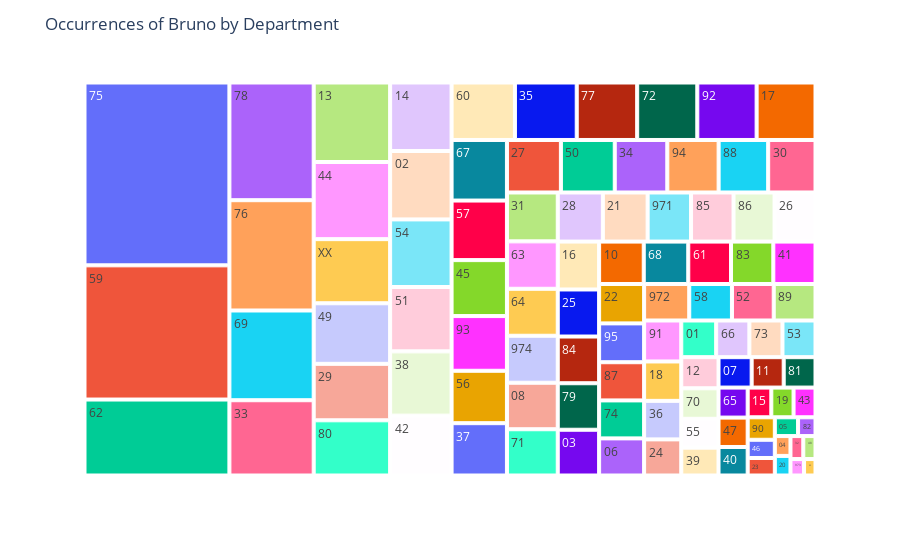

Notebook code cell kept with this figure:
### Markdown cell above
#### Implementation

### Code cell
import pandas as pd
import plotly.express as px

df_cleaned = baby_names.dropna(subset=['preusuel'])
selected_rows = df_cleaned[df_cleaned['preusuel'].str.contains('BRUNO')]
department_counts = selected_rows.groupby('dpt')['nombre'].sum().reset_index()

# Create a treemap using plotly
fig = px.treemap(department_counts, path=['dpt'], values='nombre')
fig.update_layout(title='Occurrences of Bruno by Department')
# Display the treemap
fig.show()

### Figure 1 — Plotly figure (JSON) as saved in the notebook; plotly's stock layout.template omitted (floating-point values rounded to 4 significant figures)
{"data": [{"branchvalues": "total", "domain": {"x": [0, 1], "y": [0, 1]}, "hovertemplate": "labels=%{label}<br>nombre=%{value}<br>parent=%{parent}<br>id=%{id}<extra></extra>", "ids": ["01", "02", "03", "04", "05", "06", "07", "08", "09", "10", "11", "12", "13", "14", "15", "16", "17", "18", "19", "20", "21", "22", "23", "24", "25", "26", "27", "28", "29", "30", "31", "32", "33", "34", "35", "36", "37", "38", "39", "40", "41", "42", "43", "44", "45", "46", "47", "48", "49", "50", "51", "52", "53", "54", "55", "56", "57", "58", "59", "60", "61", "62", "63", "64", "65", "66", "67", "68", "69", "70", "71", "72", "73", "74", "75", "76", "77", "78", "79", "80", "81", "82", "83", "84", "85", "86", "87", "88", "89", "90", "91", "92", "93", "94", "95", "971", "972", "973", "974", "XX"], "labels": ["01", "02", "03", "04", "05", "06", "07", "08", "09", "10", "11", "12", "13", "14", "15", "16", "17", "18", "19", "20", "21", "22", "23", "24", "25", "26", "27", "28", "29", "30", "31", "32", "33", "34", "35", "36", "37", "38", "39", "40", "41", "42", "43", "44", "45", "46", "47", "48", "49", "50", "51", "52", "53", "54", "55", "56", "57", "58", "59", "60", "61", "62", "63", "64", "65", "66", "67", "68", "69", "70", "71", "72", "73", "74", "75", "76", "77", "78", "79", "80", "81", "82", "83", "84", "85", "86", "87", "88", "89", "90", "91", "92", "93", "94", "95", "971", "972", "973", "974", "XX"], "name": "", "parents": ["", "", "", "", "", "", "", "", "", "", "", "", "", "", "", "", "", "", "", "", "", "", "", "", "", "", "", "", "", "", "", "", "", "", "", "", "", "", "", "", "", "", "", "", "", "", "", "", "", "", "", "", "", "", "", "", "", "", "", "", "", "", "", "", "", "", "", "", "", "", "", "", "", "", "", "", "", "", "", "", "", "", "", "", "", "", "", "", "", "", "", "", "", "", "", "", "", "", "", ""], "type": "treemap", "values": [986, 3237, 1457, 239, 336, 1286, 775, 1819, 145, 1457, 750, 892, 4680, 3240, 541, 1525, 2606, 1127, 509, 236, 1694, 1365, 366, 1033, 1498, 1548, 2181, 1705, 3324, 1913, 1913, 227, 4884, 2124, 2735, 1102, 2230, 3041, 799, 640, 1377, 2831, 502, 4541, 2385, 381, 660, 216, 3566, 2177, 3045, 1174, 933, 3197, 827, 2234, 2539, 1200, 14974, 2804, 1396, 8476, 1855, 1838, 674, 938, 2582, 1454, 5823, 875, 1810, 2661, 935, 1316, 20400, 7157, 2675, 7637, 1481, 3249, 744, 252, 1381, 1488, 1606, 1552, 1323, 2003, 1174, 470, 1172, 2625, 2332, 2074, 1346, 1642, 1268, 172, 1838, 3773]}], "layout": {"legend": {"tracegroupgap": 0}, "margin": {"t": 60}, "title": {"text": "Occurrences of Bruno by Department"}}}
